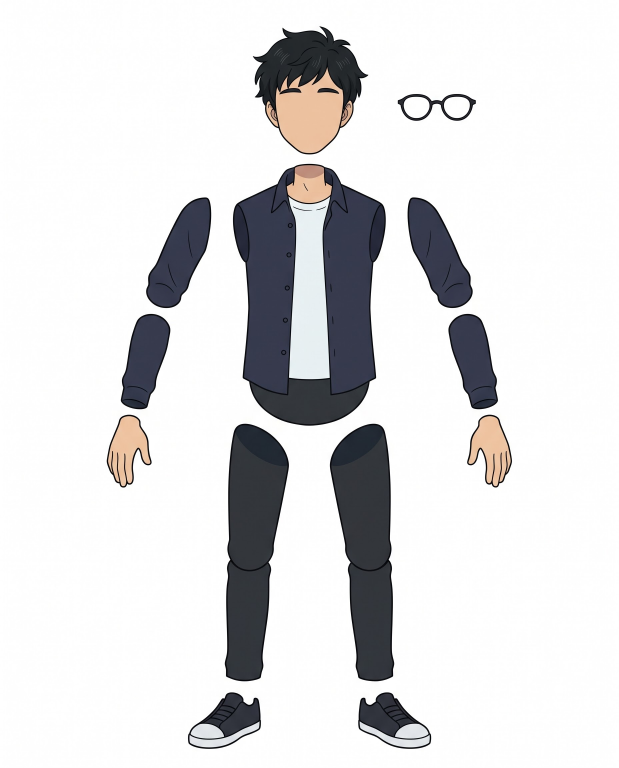
#> input picture project/rig/ren/source/ren-body-sheet.jpg, 1856 x 2304 px (shown at 1/3 size)
$ python build_parts.py
#> lines starting #> are read from the running program, lines starting #| are printed output that depends on the picture; after the words box and inside, x2 and y2 are one past the last pixel; in counts of white or black regions, pixels touching at a corner belong together
"""Cut Ren's puppet-rig parts out of the source sheets into transparent PNGs.

  .tools/venv/bin/python rig/build_parts.py

Reads rig/ren/source/*.jpg and writes rig/ren/parts/<part>.png plus rig/ren/parts/parts.json
(size and source box of every part). Background is removed by flood-filling the near-white area
that touches each crop's border, so white shapes enclosed by an outline (eye whites, the T-shirt,
shoe soles) stay opaque. Hands are colour-matched to the blank head's skin tone.
"""
import json
from pathlib import Path

import numpy as np
from PIL import Image, ImageFilter
from scipy import ndimage

ROOT = Path(__file__).resolve().parent / "ren"
SRC, OUT = ROOT / "source", ROOT / "parts"
OUT.mkdir(parents=True, exist_ok=True)
PAD = 8


def load(name):
#> called with name = 'ren-body-sheet.jpg'
    return np.array(Image.open(SRC / name).convert("RGB"))
#> returned value is the input picture: shape (2304, 1856, 3); mean R, G, B 222.2, 222.1, 223.2


def cut(rgb, box, keep_all=False, white=232, fill_shape=False):
    """Crop box=(x0, y0, x1, y1) with padding; transparent where near-white connects to the border."""
    x0, y0, x1, y1 = box
    h, w = rgb.shape[:2]
    x0, y0, x1, y1 = max(0, x0 - PAD), max(0, y0 - PAD), min(w, x1 + PAD), min(h, y1 + PAD)
    c = rgb[y0:y1, x0:x1]
    light = c.min(axis=2) >= white
    lab, _ = ndimage.label(light)
    edge = set(np.unique(np.concatenate([lab[0], lab[-1], lab[:, 0], lab[:, -1]]))) - {0}
    bg = np.isin(lab, list(edge))
    fg = ~bg
    if fill_shape:  # open outlines (eye lids): close the gaps, then fill the inside
        fg |= ndimage.binary_fill_holes(ndimage.binary_closing(fg, iterations=7))
    if not keep_all:  # keep the biggest piece plus anything not touching the crop edge
        flab, n = ndimage.label(fg)
        if n > 1:
            sizes = ndimage.sum(fg, flab, range(1, n + 1))
            border = set(np.unique(np.concatenate([flab[0], flab[-1], flab[:, 0], flab[:, -1]]))) - {0}
            main = int(np.argmax(sizes)) + 1
            fg = np.isin(flab, [i for i in range(1, n + 1) if i == main or (i not in border and sizes[i - 1] > 20)])
    m = Image.fromarray((fg * 255).astype(np.uint8)).filter(ImageFilter.MinFilter(3)).filter(ImageFilter.GaussianBlur(0.8))
    out = Image.fromarray(c).convert("RGBA")
    out.putalpha(m)
    bb = out.getbbox()
    return out.crop(bb), (x0 + bb[0], y0 + bb[1])


parts = {}


def save(name, img, origin, sheet):
    img.save(OUT / f"{name}.png")
    parts[name] = {"w": img.width, "h": img.height, "sheet": sheet, "origin": list(origin)}


# Body sheet (head on this sheet is replaced by the blank head)
body = load("ren-body-sheet.jpg")
B = {
    "glasses": (1193, 282, 1428, 363),
    "torso": (698, 491, 1158, 1278),
    "upperarm-r": (438, 592, 634, 925), "upperarm-l": (1222, 592, 1419, 925),
    "forearm-r": (362, 941, 512, 1228), "forearm-l": (1345, 941, 1494, 1228),
    "hand-relaxed-r": (320, 1244, 455, 1463), "hand-relaxed-l": (1401, 1244, 1537, 1463),
    "shoe-r": (563, 2077, 783, 2247), "shoe-l": (1074, 2077, 1294, 2247),
}
for k, box in B.items():
    if k == "glasses":
        x0, y0, x1, y1 = box
        c = body[y0 - PAD:y1 + PAD, x0 - PAD:x1 + PAD].astype(float)
        a = np.clip((235 - c.mean(axis=2)) / 120, 0, 1)
        a = ndimage.grey_dilation(a, size=(2, 2))  # the original's frame is a little thicker
        c[a > 0.5] = np.minimum(c[a > 0.5], 60)
        img = Image.fromarray(np.dstack([c, a * 255]).astype(np.uint8), "RGBA")
        bb = img.getbbox()
        save(k, img.crop(bb), (x0 - PAD + bb[0], y0 - PAD + bb[1]), "body")
        continue
    img, o = cut(body, box)
    save(k, img, o, "body")
#> this loop made 10 passes
#> (n in cut, o) on passes 3 to 8: (1, (437, 591)), (1, (1221, 591)), (1, (361, 940)), (1, (1344, 940)), (1, (319, 1243)), (1, (1400, 1243))
#> c: shape (97, 251, 3) float64; mean R, G, B 202.7, 202.8, 203.5
KNEE = 1683  # narrowest row of each leg: the knee notch
for side, (x0, x1) in {"r": (674, 867), "l": (989, 1183)}.items():
    img, o = cut(body, (x0, 1271, x1, KNEE))
    save(f"thigh-{side}", img, o, "body")
    img, o = cut(body, (x0, KNEE - 30, x1, 2044))  # shin starts a little higher, tucked behind the thigh
    save(f"shin-{side}", img, o, "body")
#> this loop made 2 passes
#> pass 1, in cut (call 10), `light = c.min(axis=2) >= white`:
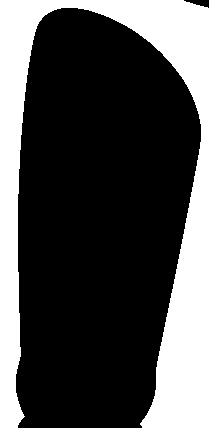
#> light: shape (428, 209) bool; 29.7% white; 1 white region, box (x1, y1, x2, y2) and area: (0, 0, 209, 428) 26591

# Blank head, scaled later in assembly. Its neck is trimmed a little below the chin with a soft
# fade, so it overlaps the torso's neck without showing the cut line.
head = load("ren-head-blank.jpg")
#> call 2 of load, with name = 'ren-head-blank.jpg'
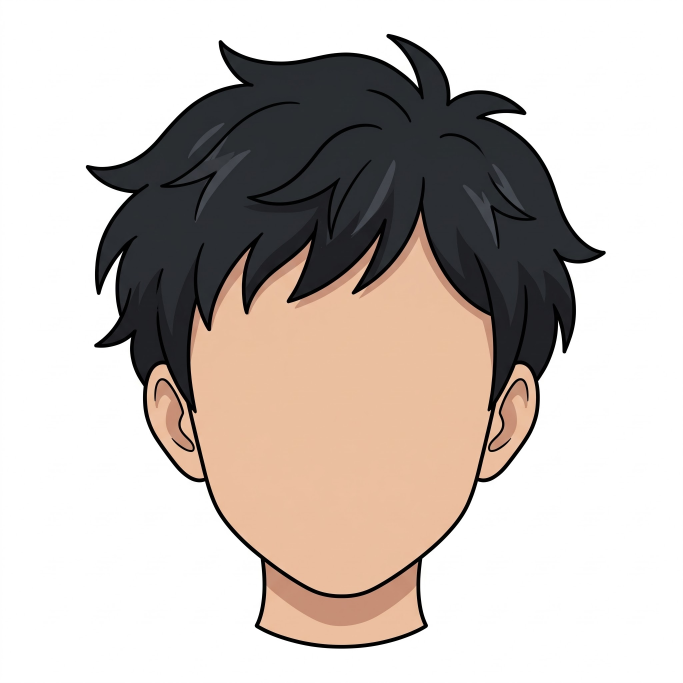
#> input picture project/rig/ren/source/ren-head-blank.jpg, 2048 x 2048 px (shown at 1/3 size)
#> in load, returned value is the input picture: shape (2048, 2048, 3); mean R, G, B 199.8, 191.2, 185.8
img, o = cut(head, (0, 0, head.shape[1], head.shape[0]))
#> in cut (call 14), `light = c.min(axis=2) >= white`: light: shape (2048, 2048) bool; 56.9% white; 1 black region, box (x1, y1, x2, y2) and area: (257, 101, 1818, 1946) 1806827
#> in cut (call 14), `lab, _ = ndimage.label(light)`: lab: shape (2048, 2048) int32; 4 distinct labels, from 0 to 3
#> in cut (call 14), `bg = np.isin(lab, list(edge))`: bg: shape (2048, 2048) bool; 56.9% white; 1 black region, box (x1, y1, x2, y2) and area: (257, 101, 1818, 1946) 1806831
#> img: PIL image 1562x1847 RGBA
#> o = (256, 100)
ha = np.array(img)
col = ha[:, ha.shape[1] // 2]
#> col = 1847 rows, first 6: [255, 255, 255, 0], [255, 255, 255, 0], [255, 255, 255, 0], [255, 255, 255, 0], [255, 255, 255, 0], [255, 255, 255, 0]
CHIN = int(next(y for y in range(int(ha.shape[0] * 0.7), ha.shape[0]) if col[y, :3].mean() < 90 and col[y, 3] > 200))
#> CHIN = 1683
ramp = np.clip((CHIN + 130 - np.arange(ha.shape[0])) / 40, 0, 1)
#> ramp = 1847 values, max 1 at index 0, min 0 at index 1813, mean 0.971
ha[..., 3] = (ha[..., 3] * ramp[:, None]).astype(np.uint8)
#> ha: shape (1847, 1562, 4); mean R, G, B, A 174.8, 162.3, 154.5, 157.4
img = Image.fromarray(ha, "RGBA")
img = img.crop(img.getbbox())
#> img: PIL image 1562x1813 RGBA
save("head", img, o, "head")
parts["head"]["chin"] = CHIN

# Face sheet: eyes and brows per expression, split left/right; mouths
face = load("ren-face-sheet.jpg")
#> call 3 of load, with name = 'ren-face-sheet.jpg'
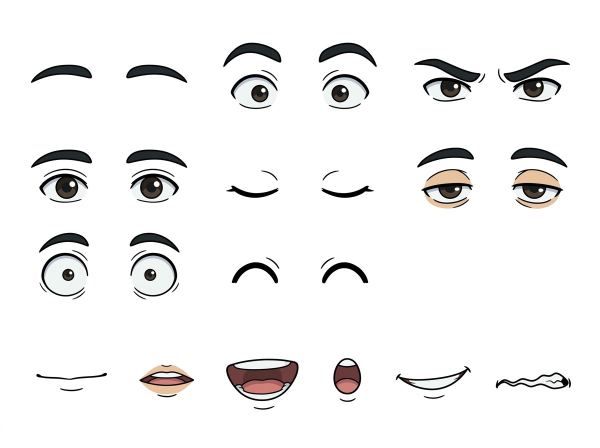
#> input picture project/rig/ren/source/ren-face-sheet.jpg, 1200 x 896 px (shown at 1/2 size)
#> in load, returned value is the input picture: shape (896, 1200, 3); mean R, G, B 240.9, 240.4, 240.2
F = {
    "brow-r": (60, 296, 186, 338), "brow-l": (250, 296, 377, 338),                 # from the neutral set
    "eye-neutral-r": (76, 344, 180, 409), "eye-neutral-l": (258, 344, 360, 409),
    "eye-closed-r": (450, 330, 560, 400), "eye-closed-l": (640, 330, 750, 400),
    "eye-happy-r": (460, 520, 560, 570), "eye-happy-l": (640, 520, 740, 570),
    "eye-wide-r": (76, 500, 180, 598), "eye-wide-l": (256, 500, 360, 598),
    "brow-wide-r": (76, 462, 180, 508), "brow-wide-l": (256, 462, 362, 508),
    "eye-surprised-r": (458, 145, 560, 212), "eye-surprised-l": (642, 145, 742, 213),
    "brow-surprised-r": (444, 82, 566, 137), "brow-surprised-l": (634, 82, 757, 137),
    "eye-angry-r": (826, 115, 963, 206), "eye-angry-l": (1005, 115, 1142, 206),
    "eye-sleepy-r": (840, 336, 950, 420), "eye-sleepy-l": (1020, 336, 1130, 420),
    "brow-sleepy-r": (832, 292, 950, 338), "brow-sleepy-l": (1019, 292, 1137, 338),
    "mouth-closed": (70, 740, 216, 800), "mouth-wide": (450, 715, 600, 805),
    "mouth-o": (664, 714, 725, 791), "mouth-smile": (790, 728, 944, 800), "mouth-wince": (989, 742, 1144, 781),
}
for k, box in F.items():
    img, o = cut(face, box, keep_all=True, white=250)
    save(k, img, o, "face")
#> this loop made 27 passes
#> (bb in cut, o) on passes 1 to 12: ((9, 10, 134, 58), (61, 298)), ((9, 10, 134, 58), (251, 298)), ((9, 0, 110, 71), (77, 336)), ((9, 0, 109, 71), (259, 336)), ((9, 18, 116, 75), (451, 340)), ((10, 18, 117, 75), (642, 340)), ((10, 2, 108, 56), (462, 514)), ((8, 2, 106, 56), (640, 514)), ((9, 0, 110, 108), (77, 492)), ((11, 0, 112, 108), (259, 492)), ((9, 10, 111, 62), (77, 464)), ((10, 10, 112, 62), (258, 464))
mo = load("ren-mouth-slightly-open.jpg")
#> call 4 of load, with name = 'ren-mouth-slightly-open.jpg'
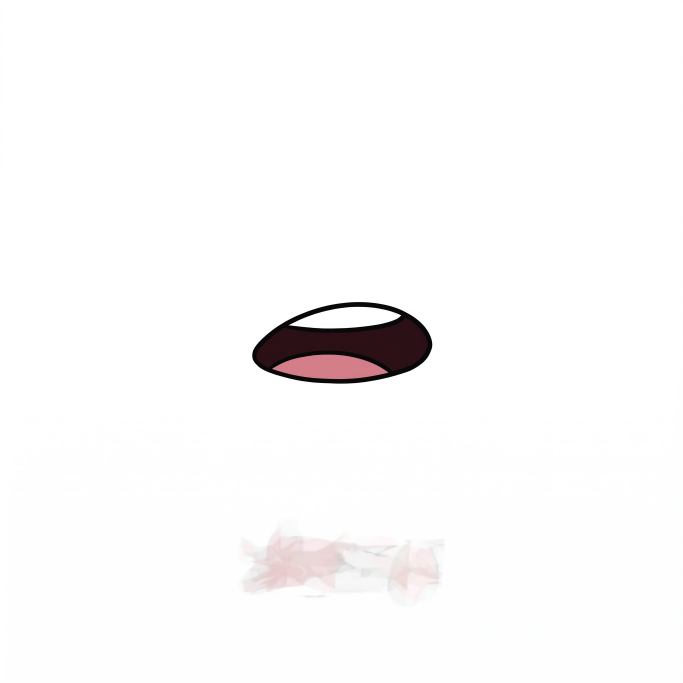
#> input picture project/rig/ren/source/ren-mouth-slightly-open.jpg, 2048 x 2048 px (shown at 1/3 size)
#> in load, returned value is the input picture: shape (2048, 2048, 3); mean R, G, B 250.5, 249.7, 249.7
img, o = cut(mo, (680, 820, 1360, 1200))  # the clean mouth only; the smudge below it is left out
#> img: PIL image 543x247 RGBA
#> o = (755, 905)
save("mouth-open", img, o, "mouth")

# Nose: none on the sheets, so take the original's nose lines (darker than the surrounding skin)
orig = load("ren-original.jpg").astype(float)
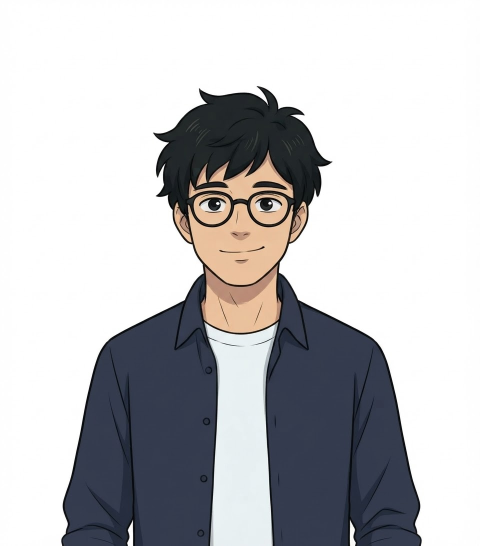
#> input picture project/rig/ren/source/ren-original.jpg, 960 x 1091 px (shown at 1/2 size)
#> in load, returned value is the input picture: shape (1091, 960, 3); mean R, G, B 191.4, 191.6, 194.3
x0, y0, x1, y1 = 455, 456, 508, 488  # below the glasses rim
c = orig[y0:y1, x0:x1]
#> c: shape (32, 53, 3) float64
skin = np.median(c.reshape(-1, 3), axis=0)
#> skin = [233, 190, 155]
dark = np.clip((skin.mean() - c.mean(axis=2)) / 70, 0, 1)
nose = np.dstack([c.astype(np.uint8), (dark * 255).astype(np.uint8)])
img = Image.fromarray(nose, "RGBA")
bb = img.getbbox()
#> bb = (1, 0, 53, 32)
save("nose", img.crop(bb), (x0 + bb[0], y0 + bb[1]), "original")

# Hands sheet: colour-matched to the head's skin, scaled to the body sheet's relaxed hands later
hands = load("ren-hands-sheet.jpg")
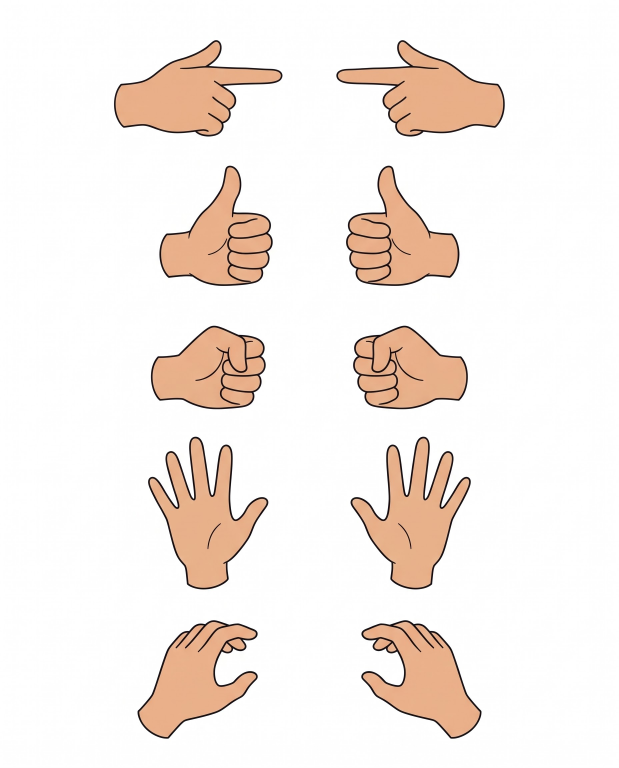
#> input picture project/rig/ren/source/ren-hands-sheet.jpg, 1856 x 2304 px (shown at 1/3 size)
#> in load, returned value is the input picture: shape (2304, 1856, 3); mean R, G, B 246.3, 238, 232.7
H = {
    "point": ((342, 120, 848, 410), (1009, 120, 1515, 410)),
    "thumbsup": ((478, 497, 819, 858), (1038, 497, 1379, 858)),
    "fist": ((452, 977, 798, 1228), (1059, 977, 1404, 1228)),
    "open": ((444, 1310, 805, 1769), (1051, 1310, 1413, 1769)),
    "hold": ((412, 1860, 774, 2217), (1083, 1860, 1445, 2217)),
}


def skin_mean(rgb):
    p = rgb.reshape(-1, 3).astype(float)
    m = (p[:, 0] > 170) & (p[:, 0] < 252) & (p[:, 0] - p[:, 2] > 25) & (p[:, 1] > 120)
    return p[m].mean(axis=0)


head_skin, hand_skin = skin_mean(head), skin_mean(hands)
#> head_skin = [230.7, 186.1, 155.4]; hand_skin = [231.5, 175.7, 138.7]

# The torso's neck is a little darker than the blank head: match its skin pixels to the head
t = np.array(Image.open(OUT / "torso.png")).astype(float)
sk = (t[..., 0] > 150) & (t[..., 0] - t[..., 2] > 30) & (t[..., 1] > 110) & (t[..., 3] > 0)
#> sk: shape (789, 462) bool; 3% white; 1 white region, box (x1, y1, x2, y2) and area: (164, 6, 298, 119) 11014
neck_skin = t[sk][:, :3].mean(axis=0)
#> neck_skin = [222.6, 179.2, 150.2]
t[sk, :3] = np.clip(t[sk, :3] * (head_skin / neck_skin), 0, 255)
#> t: shape (789, 462, 4) float64; mean R, G, B, A 129.6, 131.3, 139.8, 193.2
Image.fromarray(t.astype(np.uint8), "RGBA").save(OUT / "torso.png")
for side in "rl":  # the body sheet's relaxed hands are a shade lighter than the head too
    hp = OUT / f"hand-relaxed-{side}.png"
    t = np.array(Image.open(hp)).astype(float)
#> t: shape (221, 137, 4) float64
    sk = (t[..., 0] > 150) & (t[..., 0] - t[..., 2] > 30) & (t[..., 3] > 0)
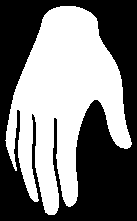
#> sk: shape (221, 137) bool; 47.5% white; 1 white region, box (x1, y1, x2, y2) and area: (5, 6, 132, 215) 14389
    t[..., :3] = np.clip(t[..., :3] * (head_skin / t[sk][:, :3].mean(axis=0)), 0, 255)
    Image.fromarray(t.astype(np.uint8), "RGBA").save(hp)
gain = head_skin / hand_skin
#> gain = [0.996, 1.06, 1.12]
for pose, (a, b) in H.items():
    for side, box in (("r", a), ("l", b)):
        img, o = cut(hands, box)
        arr = np.array(img).astype(float)
        arr[..., :3] = np.clip(arr[..., :3] * gain, 0, 255)
        save(f"hand-{pose}-{side}", Image.fromarray(arr.astype(np.uint8), "RGBA"), o, "hands")
#> this loop made 5 passes

(OUT / "parts.json").write_text(json.dumps({"skin": {"head": head_skin.round(1).tolist(), "hands_sheet": hand_skin.round(1).tolist(),
                                                     "relaxed_hands": skin_mean(body[1244:1463, 320:455]).round(1).tolist(),
                                                     "original": skin_mean(load("ren-original.jpg")).round(1).tolist()},
                                            "parts": parts}, indent=1) + "\n")
print(len(parts), "parts; skin head", head_skin.round(), "hands sheet", hand_skin.round(), "gain", gain.round(3))
#| 54 parts; skin head [231. 186. 155.] hands sheet [231. 176. 139.] gain [0.996 1.059 1.12 ]
